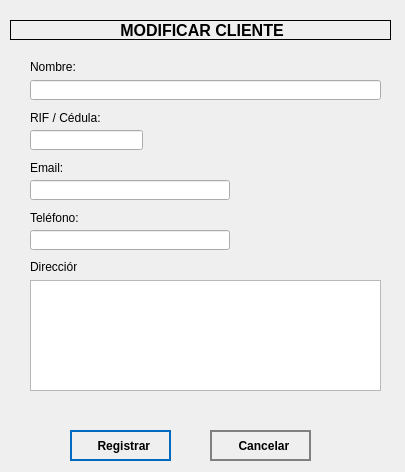
<?xml version="1.0" encoding="UTF-8"?>
<ui version="4.0">
 <class>clienteModWindow</class>
 <widget class="QWidget" name="clienteModWindow">
  <property name="geometry">
   <rect>
    <x>0</x>
    <y>0</y>
    <width>405</width>
    <height>472</height>
   </rect>
  </property>
  <property name="windowTitle">
   <string>Modificar Cliente</string>
  </property>
  <property name="styleSheet">
   <string notr="true">QPushButton
{
	height: 2em;
	border-style: solid;
	border-width: 2px;
	border-color: #0069c0;
	font-weight: bold;
}

QPushButton:hover
{
	background-color: #0069c0;
	color: white;
} </string>
  </property>
  <widget class="QLabel" name="label">
   <property name="geometry">
    <rect>
     <x>10</x>
     <y>20</y>
     <width>381</width>
     <height>20</height>
    </rect>
   </property>
   <property name="frameShape">
    <enum>QFrame::Box</enum>
   </property>
   <property name="text">
    <string>&lt;html&gt;&lt;head/&gt;&lt;body&gt;&lt;p align=&quot;center&quot;&gt;&lt;span style=&quot; font-size:12pt; font-weight:600;&quot;&gt;MODIFICAR CLIENTE&lt;/span&gt;&lt;/p&gt;&lt;/body&gt;&lt;/html&gt;</string>
   </property>
  </widget>
  <widget class="QLabel" name="label_2">
   <property name="geometry">
    <rect>
     <x>30</x>
     <y>60</y>
     <width>61</width>
     <height>13</height>
    </rect>
   </property>
   <property name="text">
    <string>&lt;html&gt;&lt;head/&gt;&lt;body&gt;&lt;p&gt;Nombre:&lt;/p&gt;&lt;/body&gt;&lt;/html&gt;</string>
   </property>
  </widget>
  <widget class="QLineEdit" name="clienteModLineEdit">
   <property name="geometry">
    <rect>
     <x>30</x>
     <y>80</y>
     <width>351</width>
     <height>20</height>
    </rect>
   </property>
  </widget>
  <widget class="QLabel" name="label_3">
   <property name="geometry">
    <rect>
     <x>30</x>
     <y>110</y>
     <width>71</width>
     <height>16</height>
    </rect>
   </property>
   <property name="text">
    <string>&lt;html&gt;&lt;head/&gt;&lt;body&gt;&lt;p&gt;RIF / Cédula:&lt;/p&gt;&lt;/body&gt;&lt;/html&gt;</string>
   </property>
  </widget>
  <widget class="QLineEdit" name="clienteModCedLineEdit">
   <property name="geometry">
    <rect>
     <x>30</x>
     <y>130</y>
     <width>113</width>
     <height>20</height>
    </rect>
   </property>
  </widget>
  <widget class="QLabel" name="label_4">
   <property name="geometry">
    <rect>
     <x>30</x>
     <y>160</y>
     <width>71</width>
     <height>16</height>
    </rect>
   </property>
   <property name="text">
    <string>&lt;html&gt;&lt;head/&gt;&lt;body&gt;&lt;p&gt;Email:&lt;/p&gt;&lt;/body&gt;&lt;/html&gt;</string>
   </property>
  </widget>
  <widget class="QLineEdit" name="clienteModEmailLineEdit">
   <property name="geometry">
    <rect>
     <x>30</x>
     <y>180</y>
     <width>200</width>
     <height>20</height>
    </rect>
   </property>
  </widget>
  <widget class="QLabel" name="label_5">
   <property name="geometry">
    <rect>
     <x>30</x>
     <y>210</y>
     <width>71</width>
     <height>16</height>
    </rect>
   </property>
   <property name="text">
    <string>&lt;html&gt;&lt;head/&gt;&lt;body&gt;&lt;p&gt;Teléfono:&lt;/p&gt;&lt;/body&gt;&lt;/html&gt;</string>
   </property>
  </widget>
  <widget class="QLineEdit" name="clienteModTelfLineEdit">
   <property name="geometry">
    <rect>
     <x>30</x>
     <y>230</y>
     <width>200</width>
     <height>20</height>
    </rect>
   </property>
  </widget>
  <widget class="QLabel" name="label_6">
   <property name="geometry">
    <rect>
     <x>30</x>
     <y>260</y>
     <width>47</width>
     <height>13</height>
    </rect>
   </property>
   <property name="text">
    <string>&lt;html&gt;&lt;head/&gt;&lt;body&gt;&lt;p&gt;Dirección:&lt;/p&gt;&lt;/body&gt;&lt;/html&gt;</string>
   </property>
  </widget>
  <widget class="QTextEdit" name="clienteModDirTextEdit">
   <property name="geometry">
    <rect>
     <x>30</x>
     <y>280</y>
     <width>351</width>
     <height>111</height>
    </rect>
   </property>
  </widget>
  <widget class="QPushButton" name="clienteModAceptarButton">
   <property name="geometry">
    <rect>
     <x>70</x>
     <y>430</y>
     <width>101</width>
     <height>31</height>
    </rect>
   </property>
   <property name="cursor">
    <cursorShape>PointingHandCursor</cursorShape>
   </property>
   <property name="text">
    <string>  Registrar</string>
   </property>
   <property name="icon">
    <iconset>
     <normaloff>../assets/icons/botones/modificar.png</normaloff>../assets/icons/botones/modificar.png</iconset>
   </property>
   <property name="flat">
    <bool>true</bool>
   </property>
  </widget>
  <widget class="QPushButton" name="clienteModCancelarButton">
   <property name="geometry">
    <rect>
     <x>210</x>
     <y>430</y>
     <width>101</width>
     <height>31</height>
    </rect>
   </property>
   <property name="cursor">
    <cursorShape>PointingHandCursor</cursorShape>
   </property>
   <property name="styleSheet">
    <string notr="true">QPushButton
{
	height: 2em;
	border-style: solid;
	border-width: 2px;
	border-color: grey;
	font-weight: bold;
}

QPushButton:hover
{
	background-color: grey;
	color: white;
}</string>
   </property>
   <property name="text">
    <string>  Cancelar</string>
   </property>
   <property name="icon">
    <iconset>
     <normaloff>../assets/icons/botones/cancelar.png</normaloff>../assets/icons/botones/cancelar.png</iconset>
   </property>
   <property name="flat">
    <bool>true</bool>
   </property>
  </widget>
 </widget>
 <resources/>
 <connections/>
</ui>
